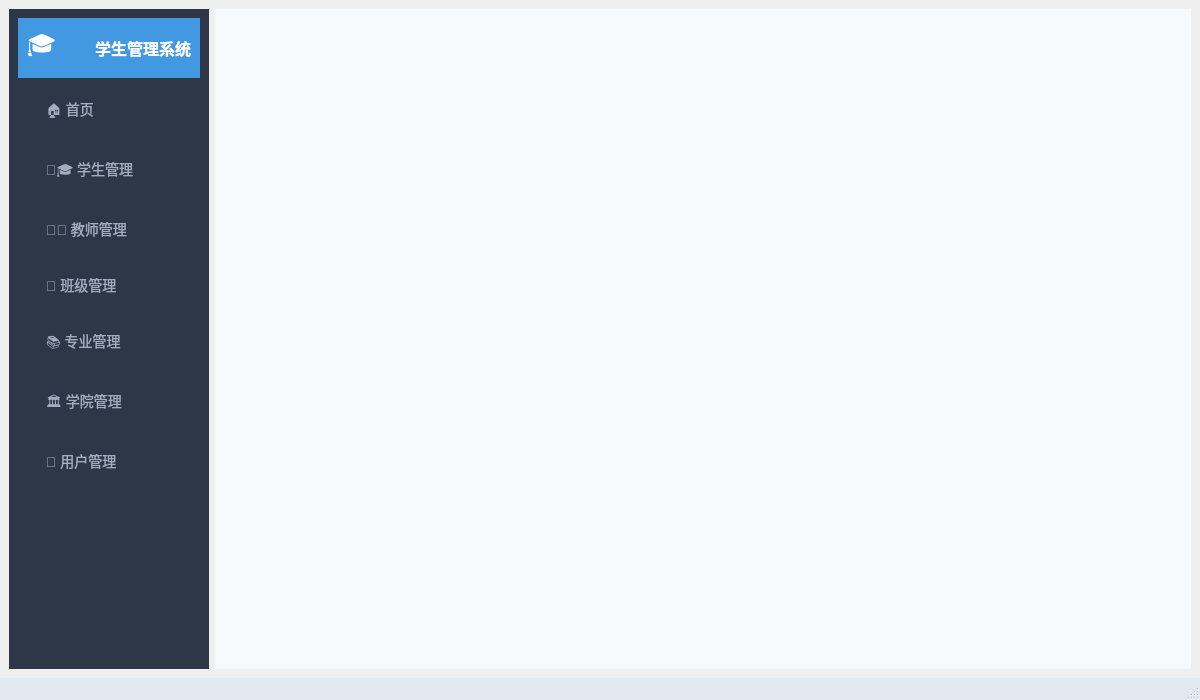
<?xml version="1.0" encoding="UTF-8"?>
<ui version="4.0">
 <class>MainWindow</class>
 <widget class="QMainWindow" name="MainWindow">
  <property name="geometry">
   <rect>
    <x>0</x>
    <y>0</y>
    <width>1200</width>
    <height>700</height>
   </rect>
  </property>
  <property name="windowTitle">
   <string>学生管理系统</string>
  </property>
  <widget class="QWidget" name="centralwidget">
   <layout class="QHBoxLayout" name="horizontalLayout">
    <item>
     <widget class="QFrame" name="sidebarFrame">
      <property name="minimumSize">
       <size>
        <width>200</width>
        <height>0</height>
       </size>
      </property>
      <property name="maximumSize">
       <size>
        <width>200</width>
        <height>16777215</height>
       </size>
      </property>
      <property name="styleSheet">
       <string notr="true">QFrame {
    background: #2d3748;
    border-radius: 0;
}
QLabel {
    color: #a0aec0;
    font-size: 14px;
}
QPushButton {
    background: transparent;
    color: #a0aec0;
    border: none;
    text-align: left;
    padding: 12px 20px;
    font-size: 14px;
    border-radius: 6px;
    margin: 2px 8px;
}
QPushButton:hover {
    background: #4a5568;
    color: white;
}
QPushButton:checked {
    background: #4299e1;
    color: white;
}
</string>
      </property>
      <layout class="QVBoxLayout" name="verticalLayout">
       <item>
        <widget class="QFrame" name="logoFrame">
         <property name="styleSheet">
          <string notr="true">QFrame {
    background: #4299e1;
}
QLabel {
    color: white;
}</string>
         </property>
         <layout class="QHBoxLayout" name="horizontalLayout_3">
          <item>
           <widget class="QLabel" name="logoLabel">
            <property name="styleSheet">
             <string notr="true">font-size: 24px;</string>
            </property>
            <property name="text">
             <string>🎓</string>
            </property>
           </widget>
          </item>
          <item>
           <widget class="QLabel" name="titleLabel">
            <property name="styleSheet">
             <string notr="true">font-size: 16px; font-weight: bold;</string>
            </property>
            <property name="text">
             <string>学生管理系统</string>
            </property>
           </widget>
          </item>
         </layout>
        </widget>
       </item>
       <item>
        <widget class="QPushButton" name="homeBtn">
         <property name="text">
          <string>🏠 首页</string>
         </property>
         <property name="checkable">
          <bool>true</bool>
         </property>
        </widget>
       </item>
       <item>
        <widget class="QPushButton" name="studentBtn">
         <property name="text">
          <string>👨‍🎓 学生管理</string>
         </property>
         <property name="checkable">
          <bool>true</bool>
         </property>
        </widget>
       </item>
       <item>
        <widget class="QPushButton" name="teacherBtn">
         <property name="text">
          <string>👨‍🏫 教师管理</string>
         </property>
         <property name="checkable">
          <bool>true</bool>
         </property>
        </widget>
       </item>
       <item>
        <widget class="QPushButton" name="classBtn">
         <property name="text">
          <string>🏫 班级管理</string>
         </property>
         <property name="checkable">
          <bool>true</bool>
         </property>
        </widget>
       </item>
       <item>
        <widget class="QPushButton" name="majorBtn">
         <property name="text">
          <string>📚 专业管理</string>
         </property>
         <property name="checkable">
          <bool>true</bool>
         </property>
        </widget>
       </item>
       <item>
        <widget class="QPushButton" name="collegeBtn">
         <property name="text">
          <string>🏛️ 学院管理</string>
         </property>
         <property name="checkable">
          <bool>true</bool>
         </property>
        </widget>
       </item>
       <item>
        <widget class="QPushButton" name="userBtn">
         <property name="text">
          <string>👤 用户管理</string>
         </property>
         <property name="checkable">
          <bool>true</bool>
         </property>
        </widget>
       </item>
       <item>
        <spacer name="verticalSpacer">
         <property name="orientation">
          <enum>Qt::Orientation::Vertical</enum>
         </property>
         <property name="sizeHint" stdset="0">
          <size>
           <width>20</width>
           <height>40</height>
          </size>
         </property>
        </spacer>
       </item>
      </layout>
     </widget>
    </item>
    <item>
     <widget class="QStackedWidget" name="contentStack">
      <property name="styleSheet">
       <string notr="true">QStackedWidget {
    background: #f7fafc;
}</string>
      </property>
     </widget>
    </item>
   </layout>
  </widget>
  <widget class="QStatusBar" name="statusbar">
   <property name="styleSheet">
    <string notr="true">QStatusBar {
    background: #e2e8f0;
    color: #4a5568;
}</string>
   </property>
  </widget>
 </widget>
 <resources/>
 <connections/>
 <slots>
  <slot>on_homeBtn_clicked()</slot>
  <slot>on_studentBtn_clicked()</slot>
  <slot>on_teacherBtn_clicked()</slot>
  <slot>on_classBtn_clicked()</slot>
  <slot>on_majorBtn_clicked()</slot>
  <slot>on_collegeBtn_clicked()</slot>
  <slot>on_userBtn_clicked()</slot>
 </slots>
</ui>
